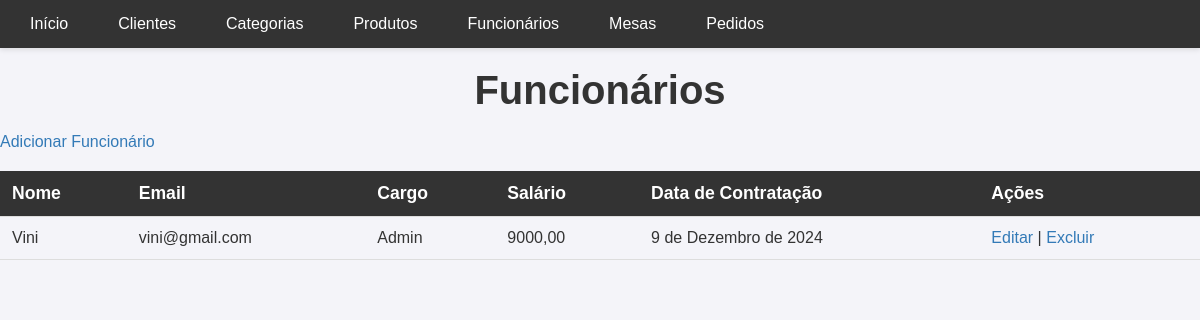
/funcionario/, run on an earlier commit of the app's database.
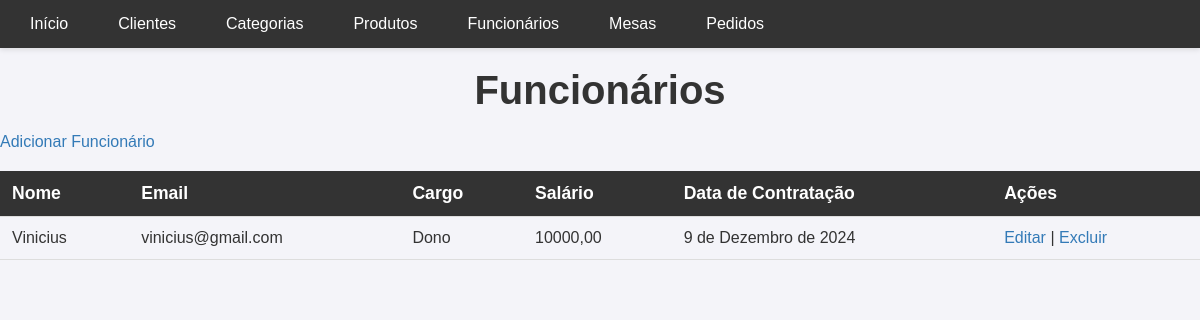
And on a later commit of the database.
### gerenciamento/models.py (models this page shows, shortened)
class Funcionario(models.Model):
    nome = models.CharField(max_length=100)
    email = models.EmailField(unique=True)
    cargo = models.CharField(max_length=50)
    salario = models.DecimalField(max_digits=10, decimal_places=2)
    data_contratacao = models.DateField()

### gerenciamento/views.py (the view)
# urls.py: path('funcionario/', views.listar_funcionarios, name='listar_funcionarios'),
def listar_funcionarios(request):
    funcionarios = Funcionario.objects.all()
    return render(request, 'gerenciamento/funcionario/list.html', {'funcionarios': funcionarios})

### gerenciamento/templates/gerenciamento/funcionario/list.html (shortened to what this page needs)
{% extends 'gerenciamento/base.html' %}
{% block content %}
<h1>Funcionários</h1>
<a href="{% url 'criar_funcionario' %}">Adicionar Funcionário</a>
<table>
    <thead>
        <tr>
            <th>Nome</th>
            <th>Email</th>
            <th>Cargo</th>
            <th>Salário</th>
            <th>Data de Contratação</th>
            <th>Ações</th>
        </tr>
    </thead>
    <tbody>
        {% for funcionario in funcionarios %}
        <tr>
            <td>{{ funcionario.nome }}</td>
            <td>{{ funcionario.email }}</td>
            <td>{{ funcionario.cargo }}</td>
            <td>{{ funcionario.salario }}</td>
            <td>{{ funcionario.data_contratacao }}</td>
            <td>
                <a href="{% url 'editar_funcionario' funcionario.id %}">Editar</a> |
                <a href="{% url 'excluir_funcionario' funcionario.id %}" onclick="return confirm('Tem certeza que deseja excluir?');">Excluir</a>
            </td>
        {% endfor %}
    </tbody>
</table>
{% endblock %}

What changed in the data, as far as the page shows it:
removed Funcionario: nome "Vini", email "vini@gmail.com", cargo "Admin", salario "9000,00", data_contratacao "9 de Dezembro de 2024"
added Funcionario: nome "Vinicius", email "vinicius@gmail.com", cargo "Dono", salario "10000,00", data_contratacao "9 de Dezembro de 2024"
